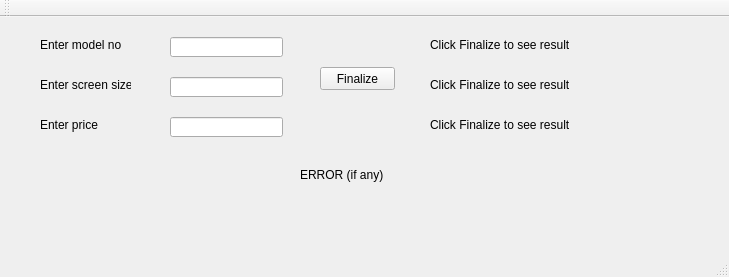
<?xml version="1.0" encoding="UTF-8"?>
<ui version="4.0">
 <class>television</class>
 <widget class="QMainWindow" name="television">
  <property name="geometry">
   <rect>
    <x>0</x>
    <y>0</y>
    <width>729</width>
    <height>277</height>
   </rect>
  </property>
  <property name="windowTitle">
   <string>television</string>
  </property>
  <widget class="QWidget" name="centralWidget">
   <widget class="QLabel" name="label">
    <property name="geometry">
     <rect>
      <x>40</x>
      <y>20</y>
      <width>91</width>
      <height>16</height>
     </rect>
    </property>
    <property name="text">
     <string>Enter model no</string>
    </property>
   </widget>
   <widget class="QLabel" name="label_2">
    <property name="geometry">
     <rect>
      <x>40</x>
      <y>60</y>
      <width>91</width>
      <height>16</height>
     </rect>
    </property>
    <property name="text">
     <string>Enter screen size</string>
    </property>
   </widget>
   <widget class="QLabel" name="label_3">
    <property name="geometry">
     <rect>
      <x>40</x>
      <y>100</y>
      <width>91</width>
      <height>16</height>
     </rect>
    </property>
    <property name="text">
     <string>Enter price</string>
    </property>
   </widget>
   <widget class="QLineEdit" name="lineEdit">
    <property name="geometry">
     <rect>
      <x>170</x>
      <y>20</y>
      <width>113</width>
      <height>20</height>
     </rect>
    </property>
   </widget>
   <widget class="QLineEdit" name="lineEdit_2">
    <property name="geometry">
     <rect>
      <x>170</x>
      <y>60</y>
      <width>113</width>
      <height>20</height>
     </rect>
    </property>
   </widget>
   <widget class="QLineEdit" name="lineEdit_3">
    <property name="geometry">
     <rect>
      <x>170</x>
      <y>100</y>
      <width>113</width>
      <height>20</height>
     </rect>
    </property>
   </widget>
   <widget class="QPushButton" name="pushButton">
    <property name="geometry">
     <rect>
      <x>320</x>
      <y>50</y>
      <width>75</width>
      <height>23</height>
     </rect>
    </property>
    <property name="text">
     <string>Finalize</string>
    </property>
   </widget>
   <widget class="QLabel" name="label_4">
    <property name="geometry">
     <rect>
      <x>430</x>
      <y>20</y>
      <width>181</width>
      <height>16</height>
     </rect>
    </property>
    <property name="text">
     <string>Click Finalize to see result</string>
    </property>
   </widget>
   <widget class="QLabel" name="label_5">
    <property name="geometry">
     <rect>
      <x>430</x>
      <y>60</y>
      <width>181</width>
      <height>16</height>
     </rect>
    </property>
    <property name="text">
     <string>Click Finalize to see result</string>
    </property>
   </widget>
   <widget class="QLabel" name="label_6">
    <property name="geometry">
     <rect>
      <x>430</x>
      <y>100</y>
      <width>181</width>
      <height>16</height>
     </rect>
    </property>
    <property name="text">
     <string>Click Finalize to see result</string>
    </property>
   </widget>
   <widget class="QLabel" name="label_7">
    <property name="geometry">
     <rect>
      <x>300</x>
      <y>150</y>
      <width>141</width>
      <height>16</height>
     </rect>
    </property>
    <property name="text">
     <string>ERROR (if any)</string>
    </property>
   </widget>
  </widget>
  <widget class="QMenuBar" name="menuBar">
   <property name="geometry">
    <rect>
     <x>0</x>
     <y>0</y>
     <width>729</width>
     <height>21</height>
    </rect>
   </property>
  </widget>
  <widget class="QToolBar" name="mainToolBar">
   <attribute name="toolBarArea">
    <enum>TopToolBarArea</enum>
   </attribute>
   <attribute name="toolBarBreak">
    <bool>false</bool>
   </attribute>
  </widget>
  <widget class="QStatusBar" name="statusBar"/>
 </widget>
 <layoutdefault spacing="6" margin="11"/>
 <resources/>
 <connections/>
</ui>
